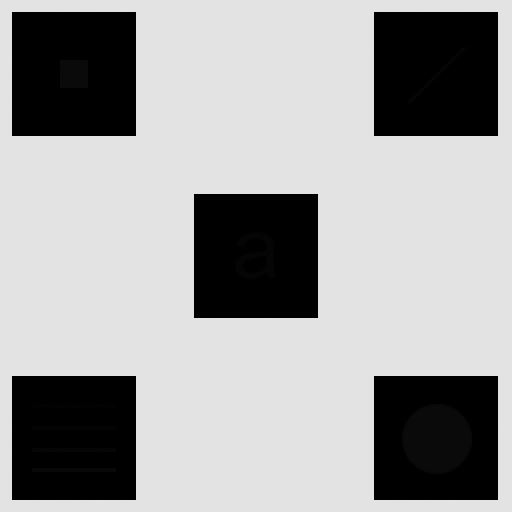
//> input picture hist_local/embedded_square_noisy.tif, 512 x 512 px
$ ./localHist embedded_square_noisy.tif   (built with g++ and OpenCV 4)
//> lines starting //> are read from the running program, lines starting //| are printed output that depends on the picture
### hist_local/ocv_utils.h
#ifndef OCV_UTILS_H
#define OCV_UTILS_H

#include <opencv2/opencv.hpp>

namespace ocv_utils {

std::vector<cv::Mat> calcHistogram(const cv::Mat& img);
cv::Mat plotHistogram(const std::vector<cv::Mat> &hist);

} // namespace ocv_utils

#endif // OCV_UTILS_H

### hist_local/ocv_utils.cpp
#include "ocv_utils.h"

using namespace std;
using namespace cv;

namespace ocv_utils {

std::vector<cv::Mat> calcHistogram(const cv::Mat& img)
{

	const int nc = img.channels();
	vector<Mat> hist(nc);

	// Initalize histogram arrays
	for (int i = 0; i < hist.size(); i++)
		hist[i] = Mat::zeros(1, 256, CV_32SC1);

	// Calculate the histogram of the image
	for (int i = 0; i < img.rows; i++)
	{
		for (int j = 0; j < img.cols; j++)
		{
			for (int k = 0; k < nc; k++)
			{
				uchar val = nc == 1 ? img.at<uchar>(i,j) : img.at<Vec3b>(i,j)[k];
				hist[k].at<int>(val) += 1;
			}
		}
	}
	return hist;
}

cv::Mat plotHistogram(const std::vector<cv::Mat> &hist)
{
	Mat canvas;
	int nc = hist.size();

	if (nc == 1)
	{
		canvas = Mat::ones(256, 256, CV_8UC1);
		int hmax = 0;
		for (int j = 0; j < 256; j++)
			hmax = hist[0].at<int>(j) > hmax ? hist[0].at<int>(j) : hmax;

		for (int j = 0, rows = canvas.rows; j < 256; j++)
		{
			line(
				canvas,
				Point(j, rows),
				Point(j, rows - (hist[0].at<int>(j) * rows/hmax)),
				Scalar(200,200,200),
				1, 8, 0
			);
		}

		return canvas;
	}
	else
	{
		canvas = Mat::zeros(512, 512, CV_8UC3);
		Scalar colors[3] = { Scalar(255,0,0), Scalar(0,255,0), Scalar(0,0,255) };
		int hmax[4] = {0,0,0,0};
		for (int i = 0; i < nc; i++)
		{
			for (int j = 0; j < 256; j++)
			{
				hmax[i] = hist[i].at<int>(j) > hmax[i] ? hist[i].at<int>(j) : hmax[i];
				hmax[3] = hist[i].at<int>(j) > hmax[3] ? hist[i].at<int>(j) : hmax[3];
			}
		}
		Mat roi;
		for (int i = 0; i < nc; i++)
		{
			roi = canvas(i == 0 ? Rect(0,256,256,256) : (i == 1 ? Rect(256,0,256,256) : Rect(0,0,256,256)));
			for (int j = 0; j < 256; j++)
			{
				line(
					roi,
					Point(j, 256),
					Point(j, 256 - (hist[i].at<int>(j) * 256/hmax[i])),
					colors[i],
					1, 8, 0
				);
			}
		}

		roi = canvas (Rect(256,256,256,256));
		for (int j = 0; j < 256; j++)
		{
			int s[3];
			if (hist[0].at<int>(j) > hist[1].at<int>(j) && hist[0].at<int>(j) > hist[2].at<int>(j)) {
				if (hist[1].at<int>(j) > hist[2].at<int>(j)) {s[0] = 0; s[1] = 1; s[2] = 2;}
				else {s[0] = 0; s[1] = 2; s[2] = 1;}
			} else if (hist[1].at<int>(j) > hist[0].at<int>(j) && hist[1].at<int>(j) > hist[2].at<int>(j)) {
				if (hist[0].at<int>(j) > hist[2].at<int>(j)) {s[0] = 1; s[1] = 0; s[2] = 2;}
				else {s[0] = 1; s[1] = 2; s[2] = 0;}
			} else if (hist[2].at<int>(j) > hist[0].at<int>(j) && hist[2].at<int>(j) > hist[1].at<int>(j)) {
				if (hist[0].at<int>(j) > hist[1].at<int>(j)) {s[0] = 2; s[1] = 0; s[2] = 1;}
				else {s[0] = 2; s[1] = 1; s[2] = 0;}
			}
			for (int i = 0; i < nc; i++)
			{
				line(
					roi,
					Point(j, 256),
					Point(j, 256 - (hist[s[i]].at<int>(j) * 256/hmax[3])),
					nc == 1 ? Scalar(200,200,200) : colors[s[i]],
					1, 8, 0
				);
			}
		}
		return canvas;
	}
}

} // namespace ocv_utils

### hist_local/localHist.cpp
#include "ocv_utils.h"

#define ROI_SIZE 3

#define window11

using namespace cv;
using namespace std;
using namespace ocv_utils;


/**  @function main */
int main( int argc, char** argv ){

  Mat src, dst, src_hist, dst_hist;


  /// Load image
  src = imread( argv[1], 1 );
//> src is the input picture: 512 rows x 512 cols, CV_8UC3; min 0, max 228, mean 160.7


  if( !src.data ){
    cout<<"Usage: ./localHist <path_to_image>"<<endl;
    return -1;
  }

  /// Convert to grayscale
  cvtColor( src, src, CV_BGR2GRAY );
//> src: 512 rows x 512 cols, CV_8UC1

  cout<<"initial state"<<endl;
  cout<<"src="<<src.rows<<"  "<<src.cols<<endl;
//| src=512  512
  cout<<"dst="<<dst.rows<<"  "<<dst.cols<<endl;

  dst=src.clone();


  cout<<"After cloning"<<endl;
  cout<<"src="<<src.rows<<"  "<<src.cols<<endl;
//| src=512  512
  cout<<"dst="<<dst.rows<<"  "<<dst.cols<<endl;
//| dst=512  512

  if((src.rows%ROI_SIZE)!=0 || (src.cols%ROI_SIZE)!=0){
    resize (src, src, Size(ROI_SIZE*70,ROI_SIZE*70), 0, 0, INTER_CUBIC);
//> src: 210 rows x 210 cols, CV_8UC1
    resize (dst, dst, Size(ROI_SIZE*70,ROI_SIZE*70), 0, 0, INTER_CUBIC);
  }

  //cout<<"After Resize"<<endl;
  //cout<<"src="<<src.rows<<"  "<<src.cols<<endl;
  //cout<<"dst="<<dst.rows<<"  "<<dst.cols<<endl;

  //problema esta nos limites do for
  int i,j;
	for(i=((ROI_SIZE-1)/2);i<(src.rows-((ROI_SIZE-1)/2));i++){
	   for(j=((ROI_SIZE-1)/2);j<(src.cols-((ROI_SIZE-1)/2));j++){
				Mat roi=src(Rect(i-((ROI_SIZE-1)/2), j-((ROI_SIZE-1)/2), ROI_SIZE, ROI_SIZE));
				equalizeHist(roi, roi);
	  }
	}
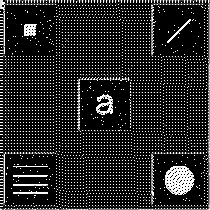
//> src: 210 rows x 210 cols, CV_8UC1; min 0, max 255, mean 37.1

  //debug
  cout<<src.rows<<"  "<<src.cols<<endl;
//| 210  210
  cout<<dst.rows<<"  "<<dst.cols<<endl;
//| 210  210

  // create histogram plots
  src_hist = plotHistogram(calcHistogram(src));
//> in plotHistogram, `int nc = hist.size();`: nc = 1
//> after the loop in plotHistogram, `for (int j = 0; j < 256; j++)`: hmax = 35491
//> after the loop in plotHistogram, `for (int j = 0, rows = canvas.rows; j < 256; j++)`:
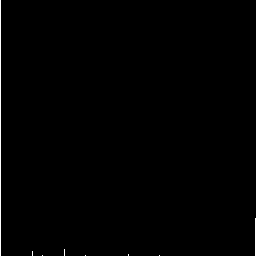
//> canvas: 256 rows x 256 cols, CV_8UC1; values 1 (black) and 200 (white), 0.47% white in thin lines or dots
  dst_hist = plotHistogram(calcHistogram(dst));
//> after the loop in plotHistogram (call 2), `for (int j = 0; j < 256; j++)`: hmax = 29072
//> after the loop in plotHistogram (call 2), `for (int j = 0, rows = canvas.rows; j < 256; j++)`:
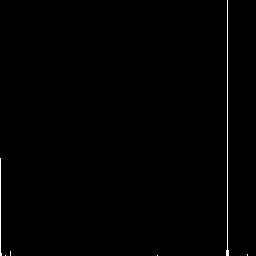
//> canvas: 256 rows x 256 cols, CV_8UC1; values 1 (black) and 200 (white), 0.58% white in thin lines or dots


  //debug
  cout<<"histogram done!"<<endl;

  //resize and concatenate the images to show in one window
  resize (src, src, Size(512*src.cols/src.rows,512), 0, 0, INTER_CUBIC);
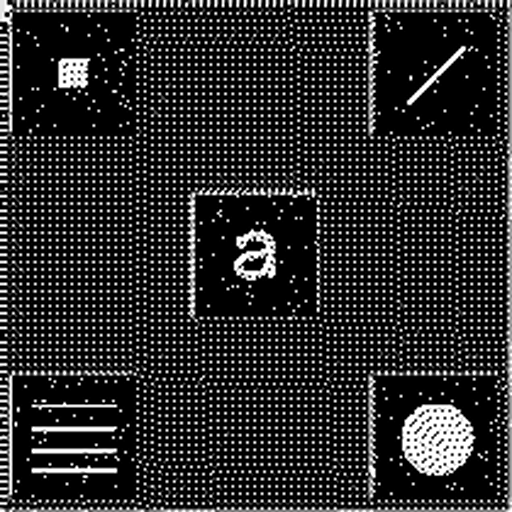
//> src: 512 rows x 512 cols, CV_8UC1; min 0, max 255, mean 42.2
	resize (dst, dst, Size(512*dst.cols/dst.rows,512), 0, 0, INTER_CUBIC);

  //prints for debug
  cout<<src.rows<<"  "<<src.cols<<endl;
//| 512  512
  cout<<dst.rows<<"  "<<dst.cols<<endl;
//| 512  512
  resize (src_hist, src_hist, Size(512*src_hist.cols/src_hist.rows,512), 0, 0, INTER_CUBIC);
  resize (dst_hist, dst_hist, Size(512*dst_hist.cols/dst_hist.rows,512), 0, 0, INTER_CUBIC);

  //prints for debug
  cout<<src.rows<<"  "<<src.cols<<endl;
//| 512  512
  cout<<dst.rows<<"  "<<dst.cols<<endl;
//| 512  512
	hconcat (src, src_hist, src);
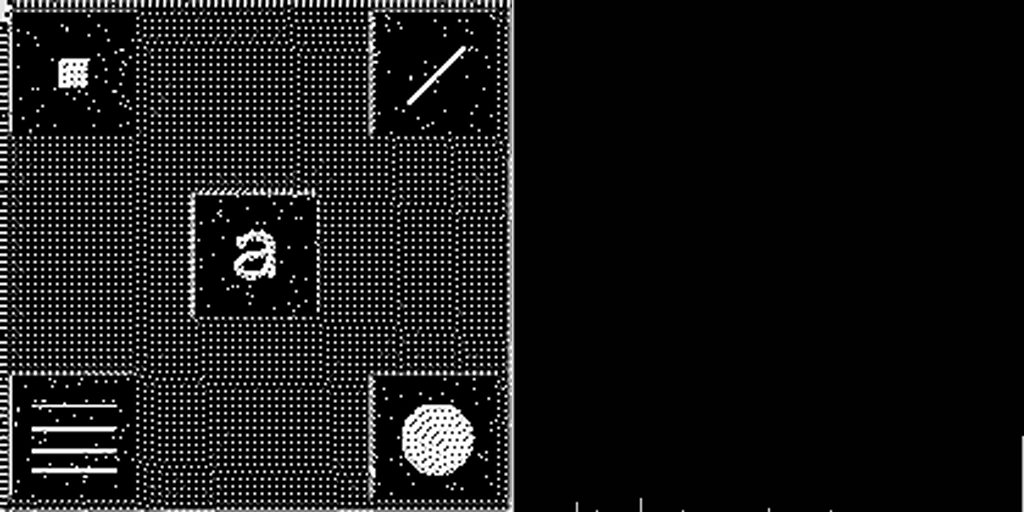
//> src: 512 rows x 1024 cols, CV_8UC1; min 0, max 255, mean 22.1
	hconcat (dst, dst_hist, dst);
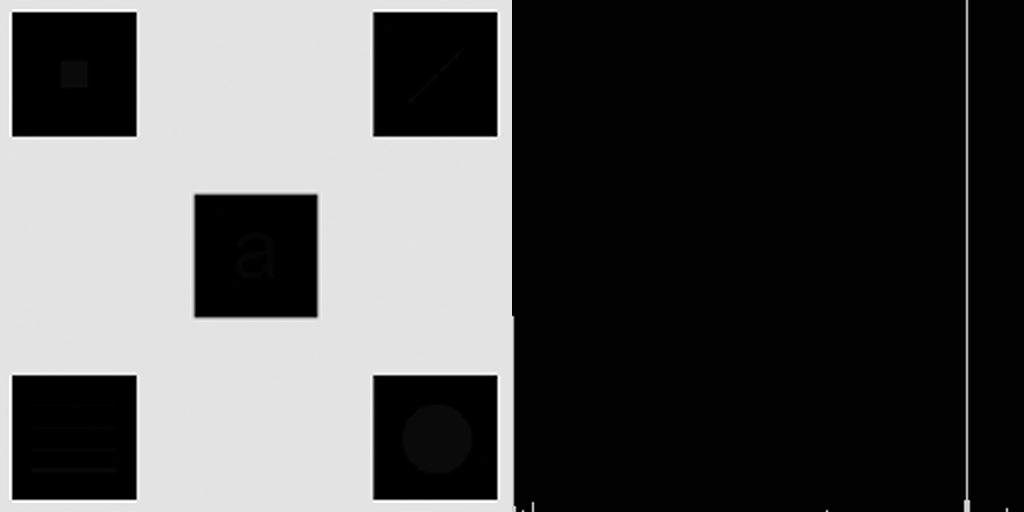
//> dst: 512 rows x 1024 cols, CV_8UC1; min 0, max 255, mean 81.6
	vconcat (dst, src, dst);
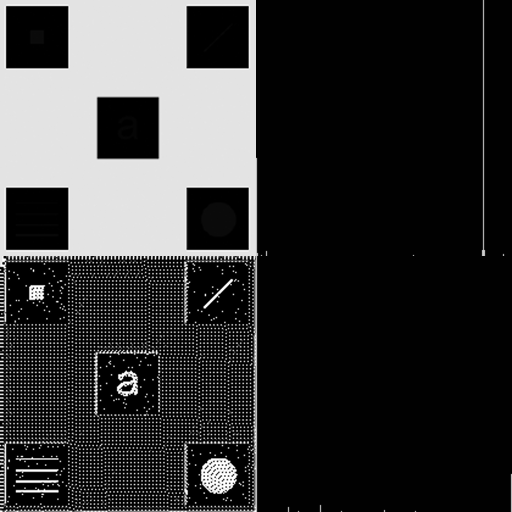
//> dst: 1024 rows x 1024 cols, CV_8UC1 (shown at 1/2 size); min 0, max 255, mean 51.9

  imwrite( "result.jpg", dst);

	namedWindow(argv[0], CV_WINDOW_NORMAL);
	imshow(argv[0], dst);

	waitKey(0);

  return 0;
}
